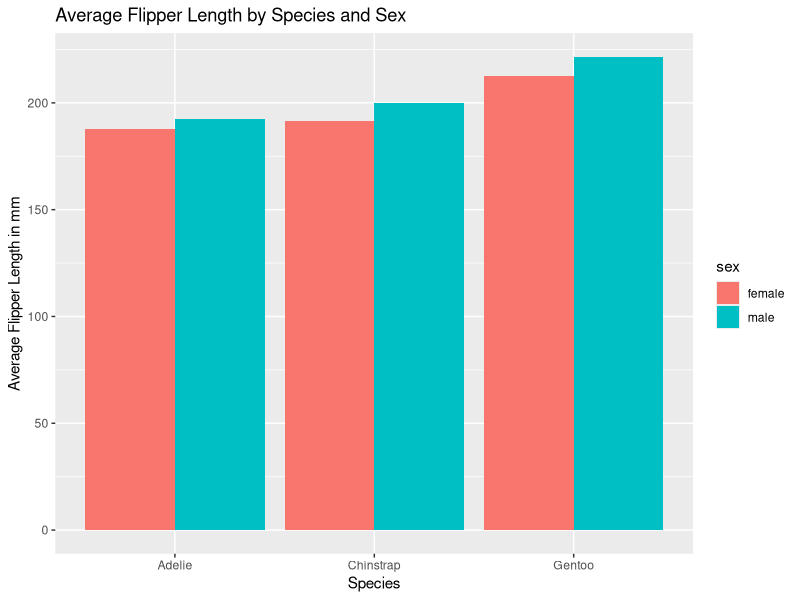
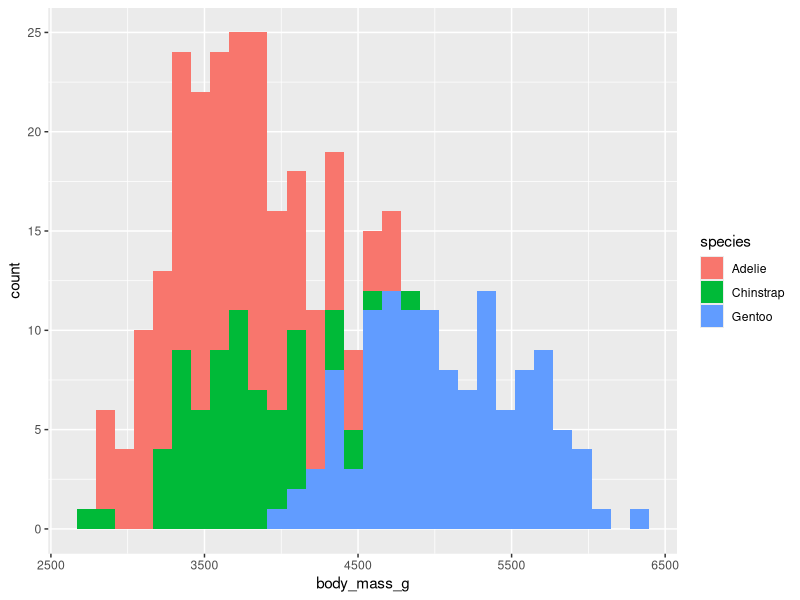

Write R code to recreate these figures, in order.
## ---- chunk 1
#| label: setup
#| message: false
library(tidyverse)
library(palmerpenguins)
## ---- chunk 2
# Make your agreed-upon plot here, e.g.:
penguins |>
  filter(!is.na(sex)) |>
  group_by(species, sex) |>
  summarise(
    avg_flipper = mean(flipper_length_mm, na.rm = TRUE)
  ) |>
  ggplot(aes(x = species, y = avg_flipper, fill = sex)) +
  geom_col(position = "dodge") +
  labs(
    title = "Average Flipper Length by Species and Sex",
    x = "Species",
    y = "Average Flipper Length in mm"
  )
# penguins |> ggplot(aes(x = species, y = body_mass_g, fill = species)) + geom_boxplot()
penguins |> ggplot(aes(x = body_mass_g, fill = species)) + geom_histogram()
